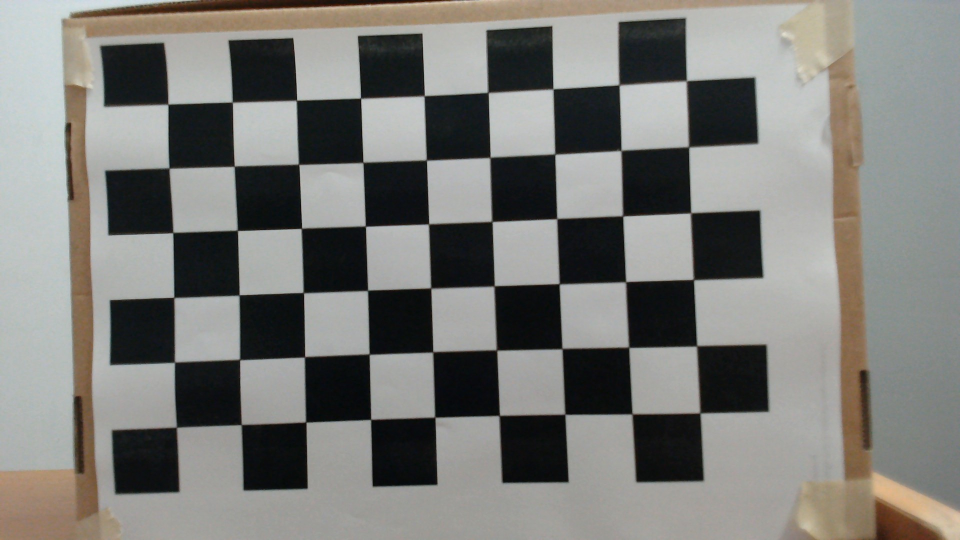
#> input picture program/calib/Calibration1.jpg, 1920 x 1080 px (shown at 1/2 size); its folder holds 5 pictures in this run
$ python undistort_img.py
#> lines starting #> are read from the running program, lines starting #| are printed output that depends on the picture; after the words box and inside, x2 and y2 are one past the last pixel; in counts of white or black regions, pixels touching at a corner belong together
import numpy as np
import matplotlib.pyplot as plt
import cv2
import glob

# termination criteria
criteria = (cv2.TERM_CRITERIA_EPS + cv2.TERM_CRITERIA_MAX_ITER, 30, 0.001)
# prepare object points, like (0,0,0), (1,0,0), (2,0,0) ....,(6,5,0)
objp = np.zeros((6*9,3), np.float32)
objp[:,:2] = np.mgrid[0:9,0:6].T.reshape(-1,2)
# Arrays to store object points and image points from all the images.
objpoints = [] # 3d point in real world space
imgpoints = [] # 2d points in image plane.

images = glob.glob('program/calib/Calibration*.jpg')
for fname in images:

    img = cv2.imread(fname)
#> img is the input picture: shape (1080, 1920, 3); mean B, G, R 119.5, 123.2, 123.5
    gray = cv2.cvtColor(img, cv2.COLOR_BGR2GRAY)
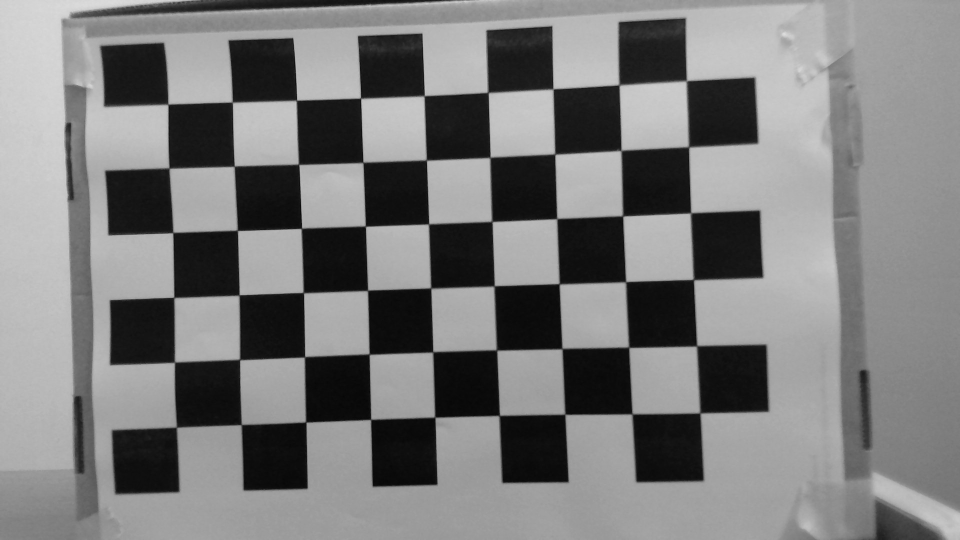
#> gray: shape (1080, 1920) (shown at 1/2 size); min 0, max 223, mean 122.9

    # Find the chess board corners
    ret, corners = cv2.findChessboardCorners(gray, (9,6), None)
#> ret = True; corners = 54 rows, first 8: [335.9, 209.5], [466, 204.7], [593.5, 200.5], [721.7, 196], [849.4, 192.2], [976.5, 185], [1107.6, 178.7], [1238.5, 170]
    # If found, add object points, image points (after refining them)
    if ret == True:
        objpoints.append(objp)
        corners2 = cv2.cornerSubPix(gray,corners, (11,11), (-1,-1), criteria)
#> corners2 = 54 rows, first 8: [336.3, 208.9], [465.2, 204.7], [593.5, 201], [721.8, 196.9], [848.8, 192.1], [976.4, 185.5], [1106.5, 178.4], [1238.6, 170.2]
        imgpoints.append(corners)
        cv2.drawChessboardCorners(img, (9,6), corners2, ret)
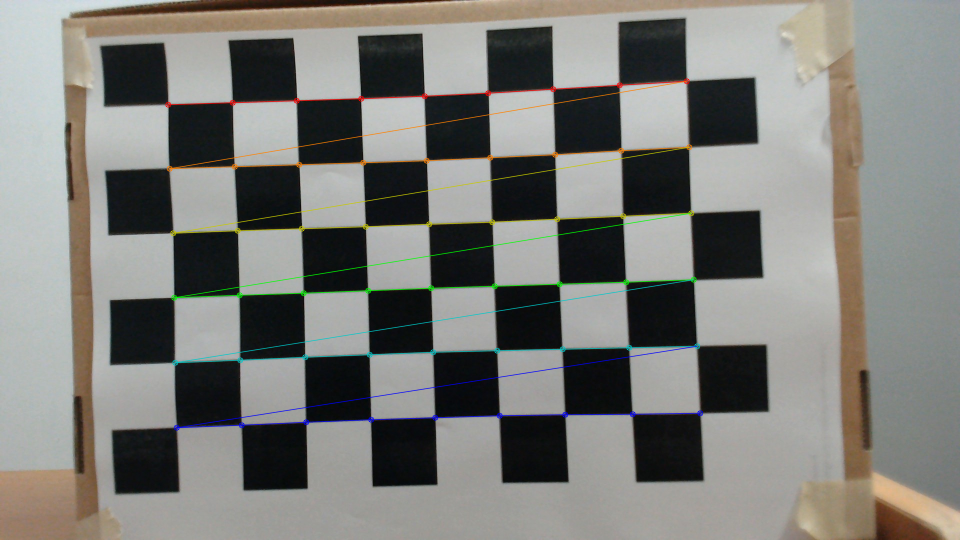
#> img: shape (1080, 1920, 3) (shown at 1/2 size); 1.86% of pixels changed, all inside (x1, y1, x2, y2) = (330, 156, 1407, 862)
    ret, mtx, dist, rvecs, tvecs = cv2.calibrateCamera(objpoints, imgpoints, gray.shape[::-1], None, None)
#> ret = 0.693; mtx = [[1915.7, 0, 887.8], [0, 1922.4, 523.6], [0, 0, 1]]; dist = [[0.43, -0.493, -0.0011, -0.00307, -9.32]]; rvecs = ([-0.0304, 0.0596, -0.0348],); tvecs = ([-4.3, -2.44, 15.39],)
#> pass 2 of the loop `for fname in images:`:
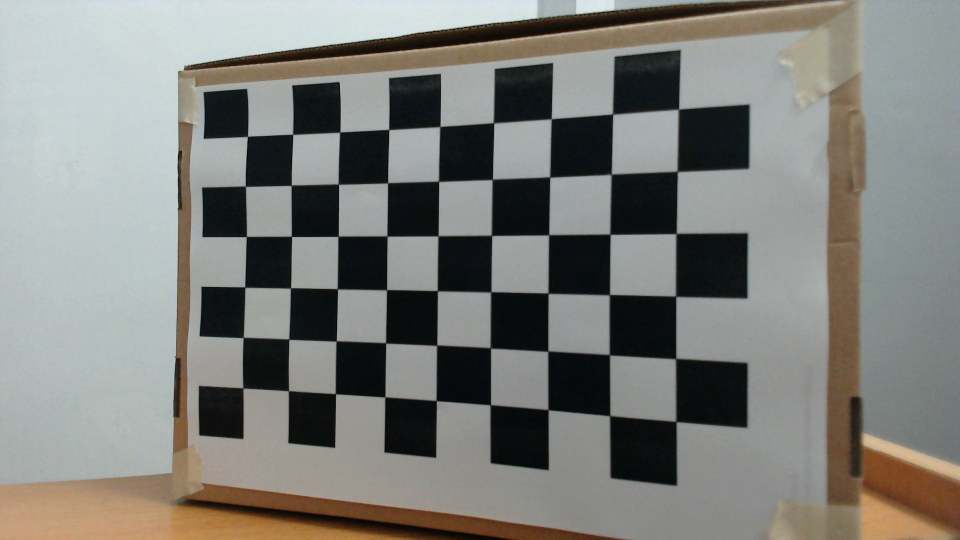
#> input picture program/calib/Calibration10.jpg, 1920 x 1080 px (shown at 1/2 size)
#> img is the input picture: shape (1080, 1920, 3); mean B, G, R 122.3, 126.9, 126.6
#> `gray = cv2.cvtColor(img, cv2.COLOR_BGR2GRAY)`:
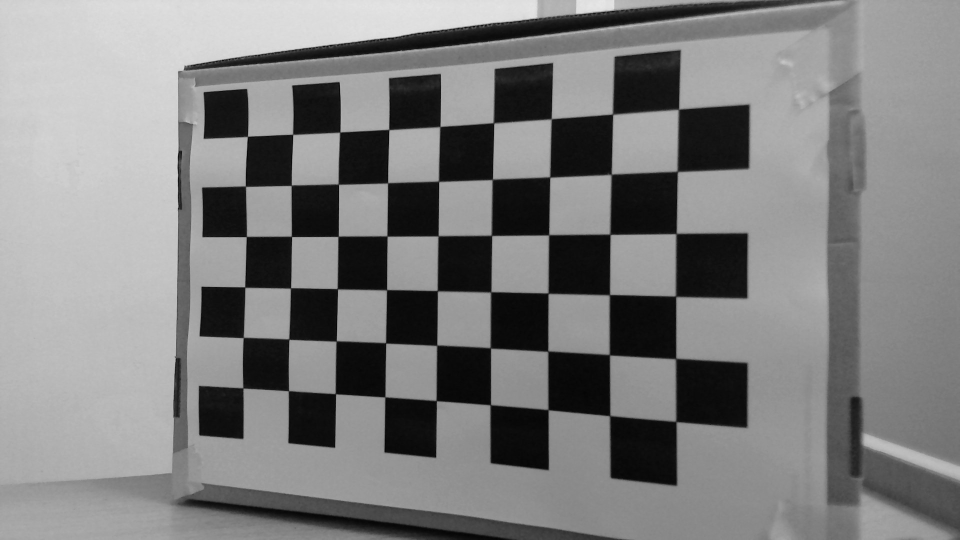
#> gray: shape (1080, 1920) (shown at 1/2 size); min 0, max 231, mean 126.3
#> `ret, corners = cv2.findChessboardCorners(gray, (9,6), None)`: ret = True; corners = 54 rows, first 8: [495.3, 273.5], [585.8, 269], [679.9, 264.6], [778.4, 259.4], [880.4, 253.5], [988.5, 246.7], [1103.4, 238.5], [1226, 229.9]
#> corners2 = 54 rows, first 8: [495.4, 273.2], [586, 269.1], [680.1, 264.6], [778.2, 259.6], [880.3, 253.6], [987.6, 246.1], [1102.9, 238.2], [1225.7, 228.8]
#> `cv2.drawChessboardCorners(img, (9,6), corners2, ret)`:
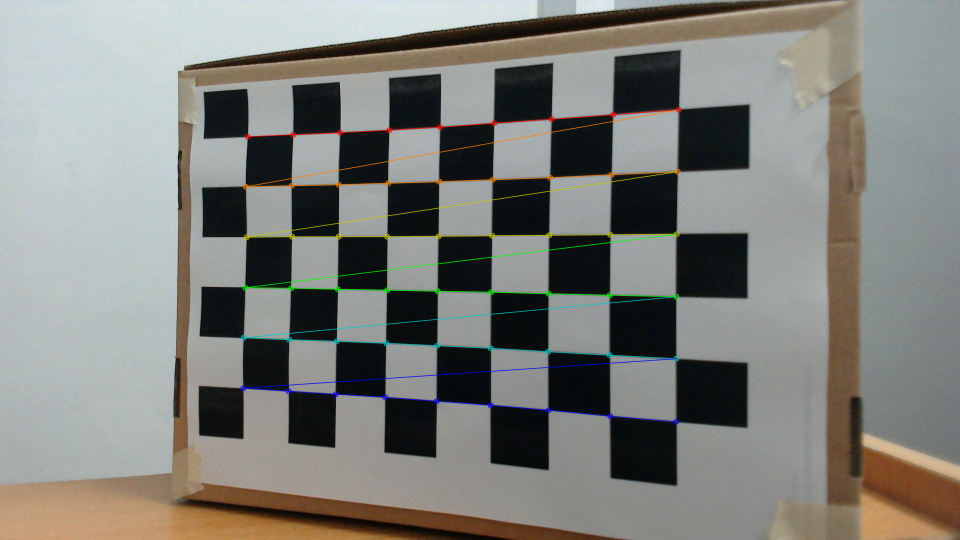
#> img: shape (1080, 1920, 3) (shown at 1/2 size); 1.58% of pixels changed, all inside (x1, y1, x2, y2) = (480, 213, 1364, 850)
#> `ret, mtx, dist, rvecs, tvecs = cv2.calibrateCamera(objpoints, imgpoint..`: ret = 0.763; mtx = [[1051.5, 0, 894.9], [0, 1056.2, 539], [0, 0, 1]]; dist = [[0.141, -0.132, 0.000546, 0.000786, -0.0729]]; rvecs = ([-0.0165, 0.0278, -0.0348], [-0.0133, 0.256, 0.0114]); tvecs = ([-4.36, -2.57, 8.44], [-4.01, -2.65, 10.74])
#> pass 3 of the loop `for fname in images:`:
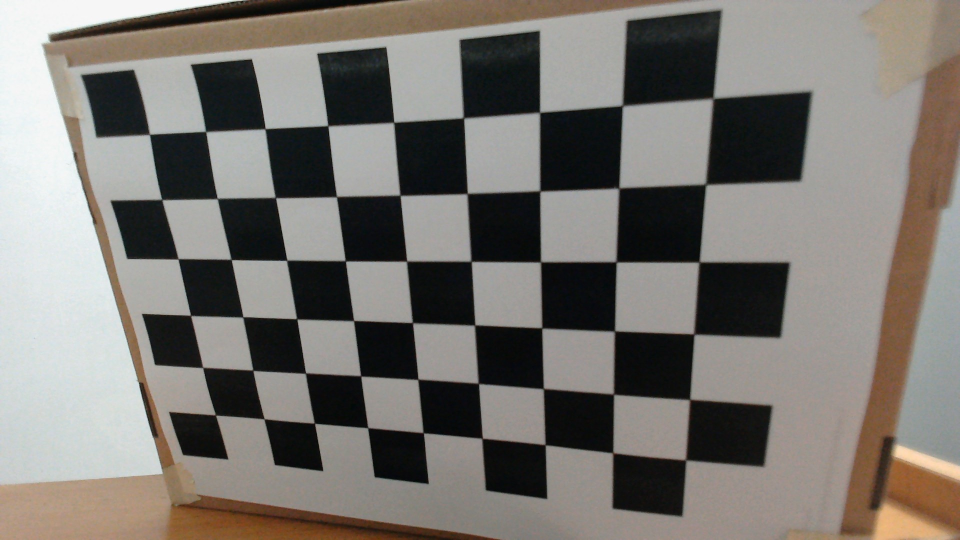
#> input picture program/calib/Calibration11.jpg, 1920 x 1080 px (shown at 1/2 size)
#> img is the input picture: shape (1080, 1920, 3); mean B, G, R 112.5, 117.7, 121.7
#> `gray = cv2.cvtColor(img, cv2.COLOR_BGR2GRAY)`:
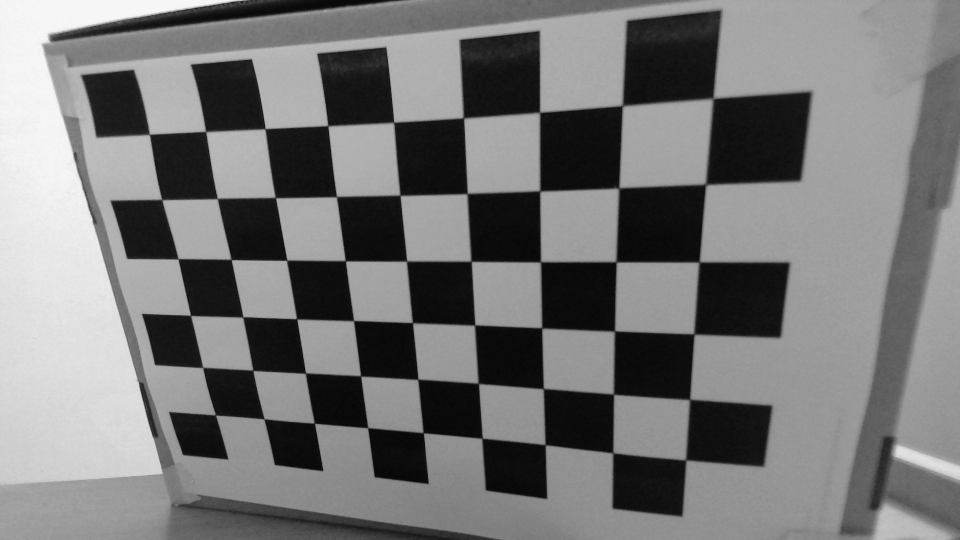
#> gray: shape (1080, 1920) (shown at 1/2 size); min 0, max 250, mean 118.3
#> `ret, corners = cv2.findChessboardCorners(gray, (9,6), None)`: ret = True; corners = 54 rows, first 8: [299.6, 270.6], [412.2, 265.1], [530.8, 257.4], [656, 252.5], [787.7, 244.5], [927.5, 236.5], [1080, 225], [1244.5, 211.5]
#> corners2 = 54 rows, first 8: [299.5, 269.2], [411.7, 263.7], [530.5, 257.9], [656.3, 251.9], [788, 245.1], [927.5, 236.2], [1079.7, 225.4], [1245.1, 211.7]
#> `cv2.drawChessboardCorners(img, (9,6), corners2, ret)`:
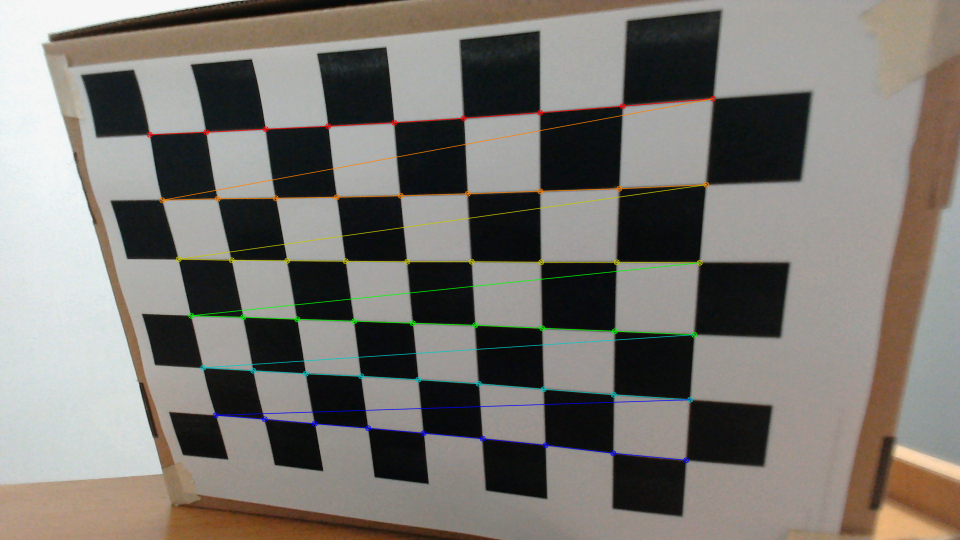
#> img: shape (1080, 1920, 3) (shown at 1/2 size); 1.84% of pixels changed, all inside (x1, y1, x2, y2) = (293, 191, 1433, 927)
#> `ret, mtx, dist, rvecs, tvecs = cv2.calibrateCamera(objpoints, imgpoint..`: ret = 1.08; mtx = [[1042.1, 0, 899.5], [0, 1046.8, 535.5], [0, 0, 1]]; dist = [[0.115, 0.0194, -0.00193, 0.00138, -0.34]]; rvecs = ([-0.021, 0.0263, -0.035], [-0.0175, 0.253, 0.011], [0.313, 0.251, -0.0302]); tvecs = ([-4.4, -2.54, 8.36], [-4.06, -2.61, 10.64], [-4.66, -2.04, 8.28])
#> the loop made 5 passes; the first 3 are shown


# Test undistortion on an image
img = cv2.imread('program/calib/Calibration1.jpg')
img_size = (img.shape[1], img.shape[0])
#> img_size = (1920, 1080)

# Do camera calibration given object points and image points
ret, mtx, dist, rvecs, tvecs = cv2.calibrateCamera(objpoints, imgpoints, img_size,None,None)


dst = cv2.undistort(img, mtx, dist, None, mtx)
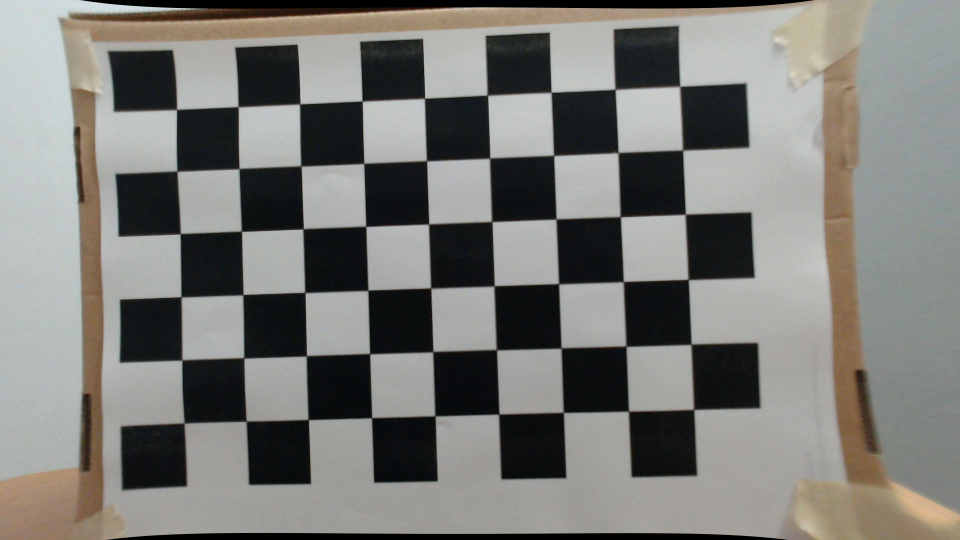
#> dst: shape (1080, 1920, 3) (shown at 1/2 size); mean B, G, R 118.6, 122.6, 122.9


# Visualize undistortion
f, (ax1, ax2) = plt.subplots(1, 2, figsize=(30,10))

ax1.imshow(img)
ax1.set_title('Original Image', fontsize=30)
ax2.imshow(dst)
ax2.set_title('Undistorted Image', fontsize=30)
plt.savefig('program/calib/calibresult.jpg')
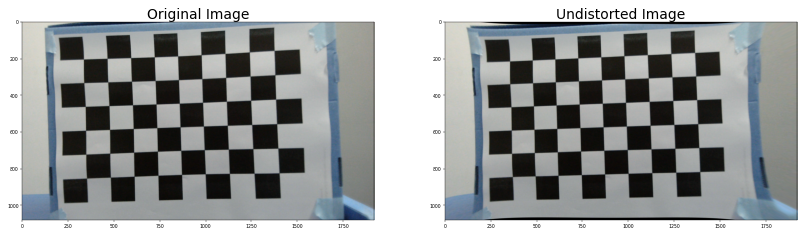
#> figure drawn by matplotlib, 2 panels; B, G, R data is drawn as R, G, B
plt.show()
